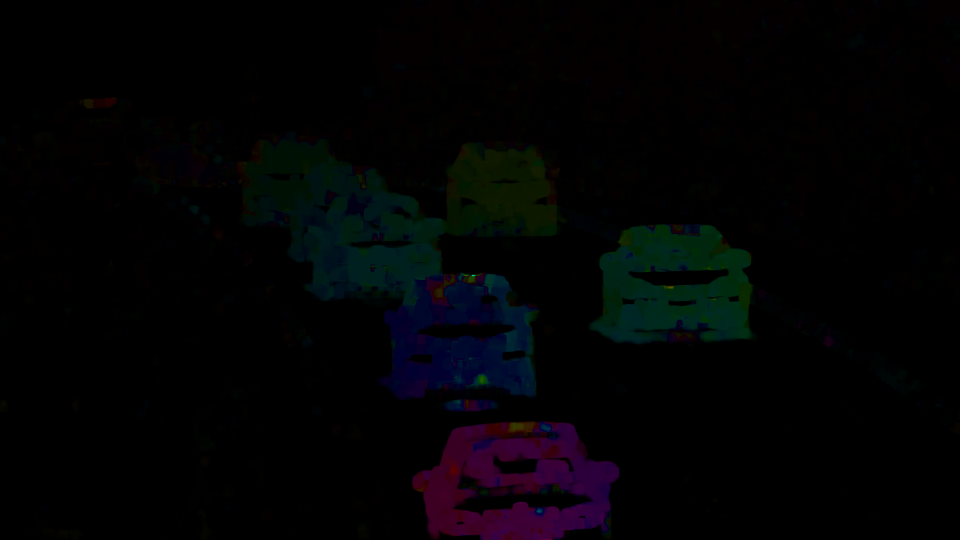
#> input picture optflow_images/optflow0.png, 1920 x 1080 px (shown at 1/2 size)
$ python moving_object_detection.py
#> lines starting #> are read from the running program, lines starting #| are printed output that depends on the picture; after the words box and inside, x2 and y2 are one past the last pixel; in counts of white or black regions, pixels touching at a corner belong together
import numpy as np
import cv2

image = cv2.imread("optflow_images/optflow0.png")
#> image is the input picture: shape (1080, 1920, 3); mean B, G, R 3.9, 2.7, 2.4
# img = cv2.imread("grayscale.png", cv2.IMREAD_GRAYSCALE)
# thresh = cv2.threshold(img, 0, 255, cv2.THRESH_BINARY | cv2.THRESH_OTSU)[1]
# cv2.imwrite("threshold.png", thresh)


def threshold_img(img):
    non_black_pixels = np.where(
        (img[:, :, 0] > 10) | (img[:, :, 1] > 10) | (img[:, :, 2] > 10)
    )
#> non_black_pixels = 308054 positions, rows 195 to 1079, columns 37 to 1668
    img = np.zeros((1080, 1920, 3))
    img[non_black_pixels] = (255, 255, 255)
    return img


rt = threshold_img(image)
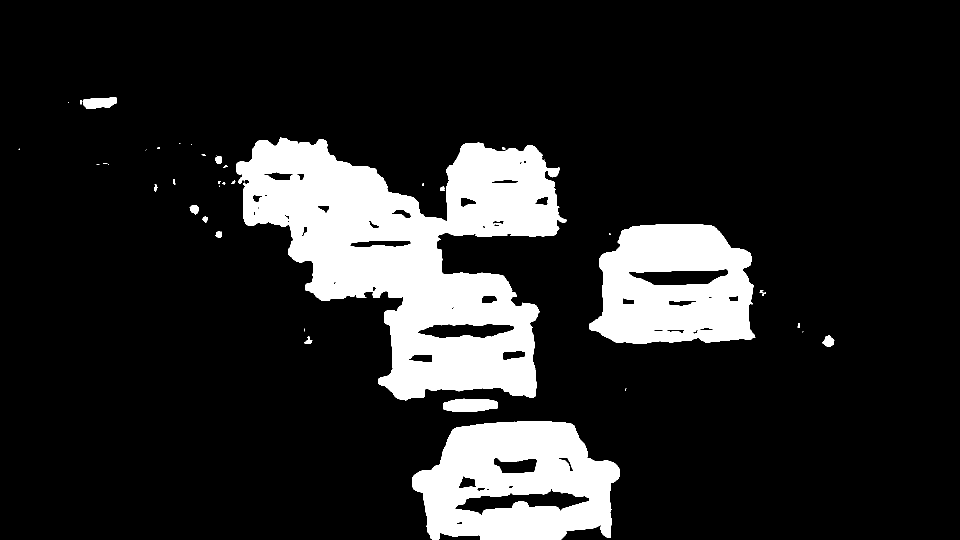
#> rt: shape (1080, 1920, 3) float64 (shown at 1/2 size); 14.9% white; 43 white regions (20 under 20 px), largest, box (x1, y1, x2, y2) and area: (473, 275, 1133, 801) 174964, (824, 842, 1239, 1080) 68676, (1179, 448, 1511, 688) 59214
cv2.imwrite("grayscale.png", rt)

thresh = cv2.imread("grayscale.png", cv2.IMREAD_GRAYSCALE)

## CCL:

output = cv2.connectedComponentsWithStats(thresh, 4)
(numLabels, labels, stats, centroids) = output
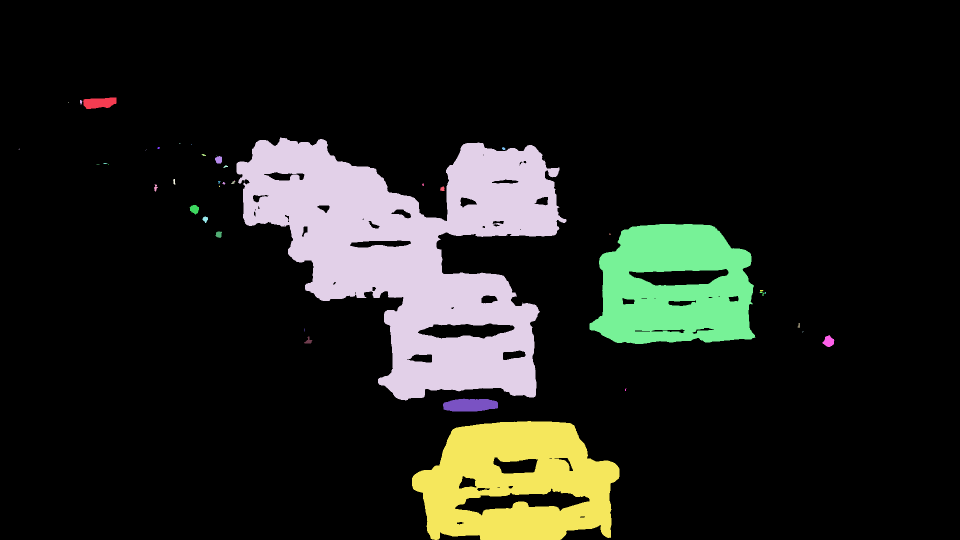
#> labels: shape (1080, 1920) int32 (shown at 1/2 size); 44 distinct labels, from 0 to 43; one colour per label, 0 black
#> numLabels = 44; stats = 44 rows, first 6: [0, 0, 1920, 1080, 1765546], [166, 195, 67, 23, 1186], [160, 200, 5, 9, 30], [136, 204, 2, 1, 2], [473, 275, 660, 526, 174964], [358, 287, 3, 1, 3]; centroids = 44 pairs, first value 38 to 1656.9, second value 203.7 to 965
# loop over the number of unique connected component labels
for i in range(0, numLabels):
    # if this is the first component then we examine the
    # *background* (typically we would just ignore this
    # component in our loop)
    if i == 0:
        text = "examining component {}/{} (background)".format(i + 1, numLabels)
    # otherwise, we are examining an actual connected component
    else:
        text = "examining component {}/{}".format(i + 1, numLabels)
    # print a status message update for the current connected
    # component
    print("[INFO] {}".format(text))
    # extract the connected component statistics and centroid for
    # the current label
    x = stats[i, cv2.CC_STAT_LEFT]
    y = stats[i, cv2.CC_STAT_TOP]
    w = stats[i, cv2.CC_STAT_WIDTH]
    h = stats[i, cv2.CC_STAT_HEIGHT]
    area = stats[i, cv2.CC_STAT_AREA]
    (cX, cY) = centroids[i]
    print("Area: ", area)

    if area > 3000:

        # clone our original image (so we can draw on it) and then draw
        # a bounding box surrounding the connected component along with
        # a circle corresponding to the centroid
        output = image.copy()
        cv2.rectangle(output, (x, y), (x + w, y + h), (0, 255, 0), 3)
        cv2.circle(output, (int(cX), int(cY)), 4, (0, 0, 255), -1)
        # construct a mask for the current connected component by
        # finding a pixels in the labels array that have the current
        # connected component ID
        componentMask = (labels == i).astype("uint8") * 255
        # show our output image and connected component mask
        cv2.imshow("Output", output)
        cv2.imwrite("output.png", componentMask)
        cv2.imshow("Connected Component", componentMask)
        cv2.waitKey(0)
#> this loop made 44 passes
#> (text, x, y, w, h, area, cX, cY) on passes 1, 2, 3, 5, 9, 12, 14, 19: ('examining component 1/44 (background)', 0, 0, 1920, 1080, 1765546, 957.6, 524.9), ('examining component 2/44', 166, 195, 67, 23, 1186, 198.5, 205.4), ('examining component 3/44', 160, 200, 5, 9, 30, 161.5, 203.7), ('examining component 5/44', 473, 275, 660, 526, 174964, 825.8, 507.6), ('examining component 9/44', 1004, 294, 7, 6, 29, 1006.9, 296.8), ('examining component 12/44', 403, 308, 9, 4, 24, 407.1, 309.6), ('examining component 14/44', 430, 312, 14, 15, 170, 437.1, 319.2), ('examining component 19/44', 447, 331, 9, 5, 25, 450.8, 332.7)
#> (printed output is left out)
#> pass 1, `componentMask = (labels == i).astype("uint8") * 255`:
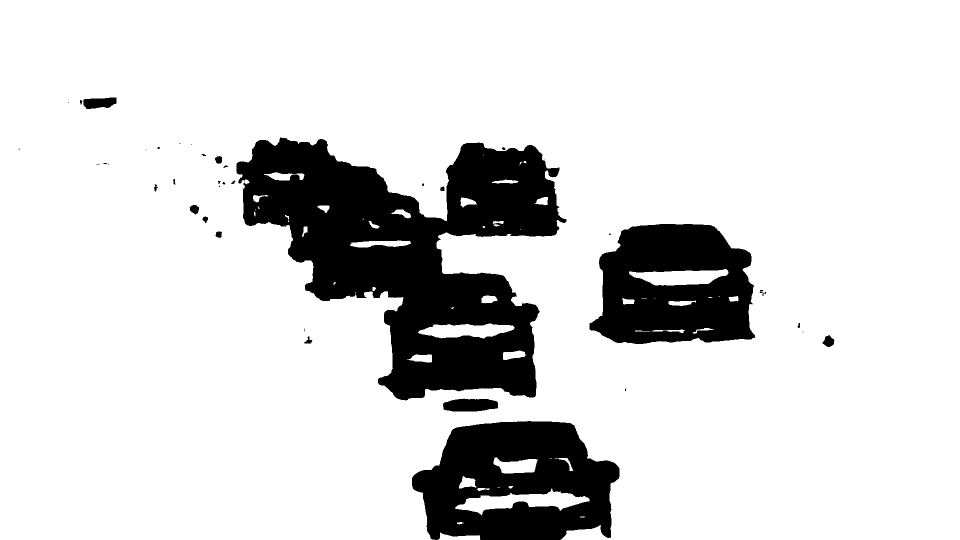
#> componentMask: shape (1080, 1920) (shown at 1/2 size); 85.1% white; 43 black regions (20 under 20 px), largest, box (x1, y1, x2, y2) and area: (473, 275, 1133, 801) 174964, (824, 842, 1239, 1080) 68676, (1179, 448, 1511, 688) 59214
#> pass 1, `cv2.imshow("Output", output)`:
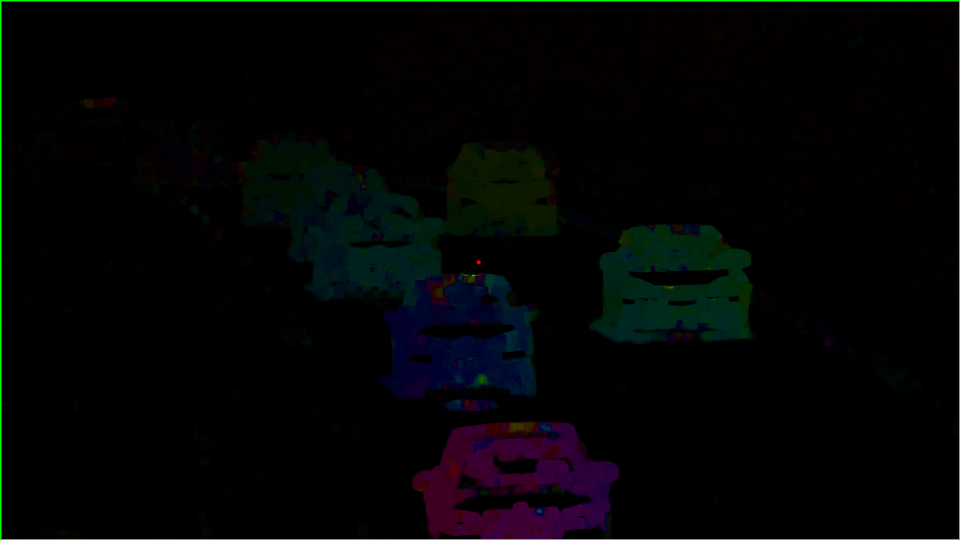
#> window 'Output': shape (1080, 1920, 3) (shown at 1/2 size); mean B, G, R 3.9, 4.5, 2.4
